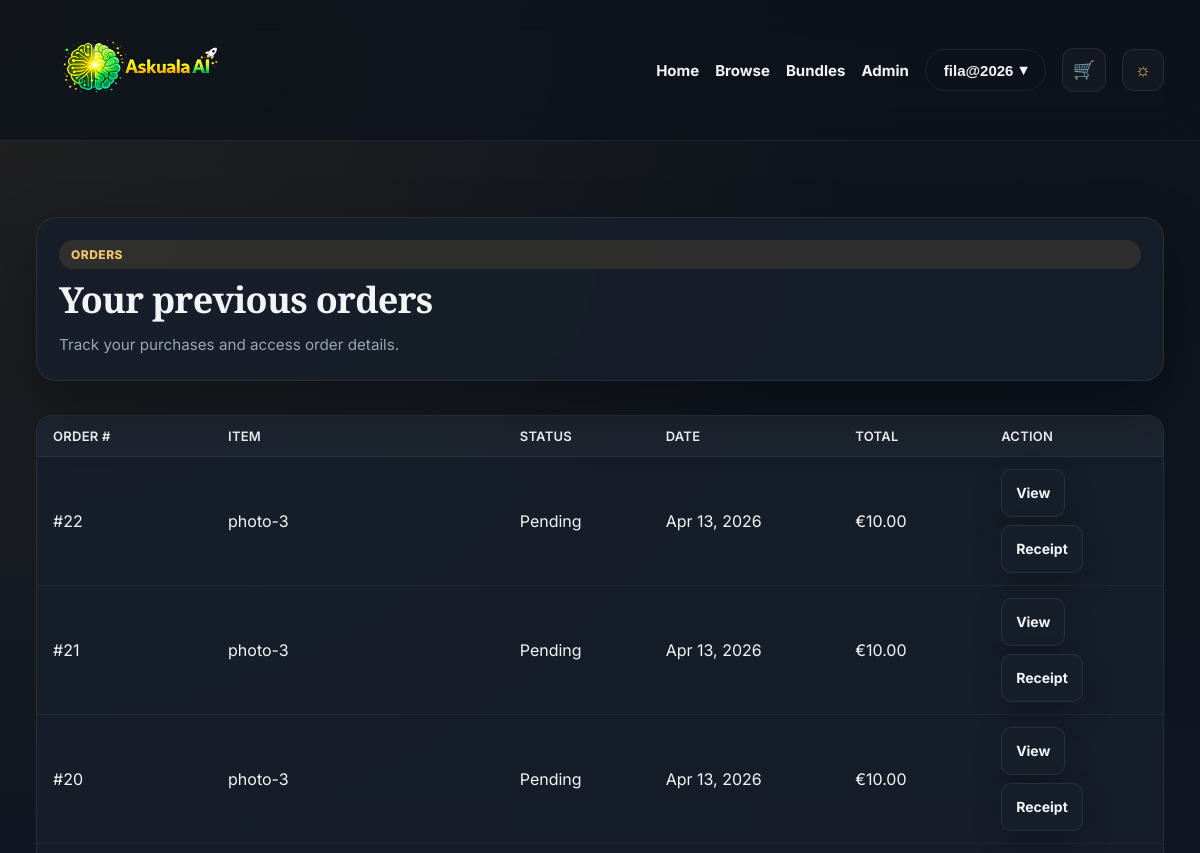
Page /payments/orders/ (signed in, upper part) on the earlier database version.
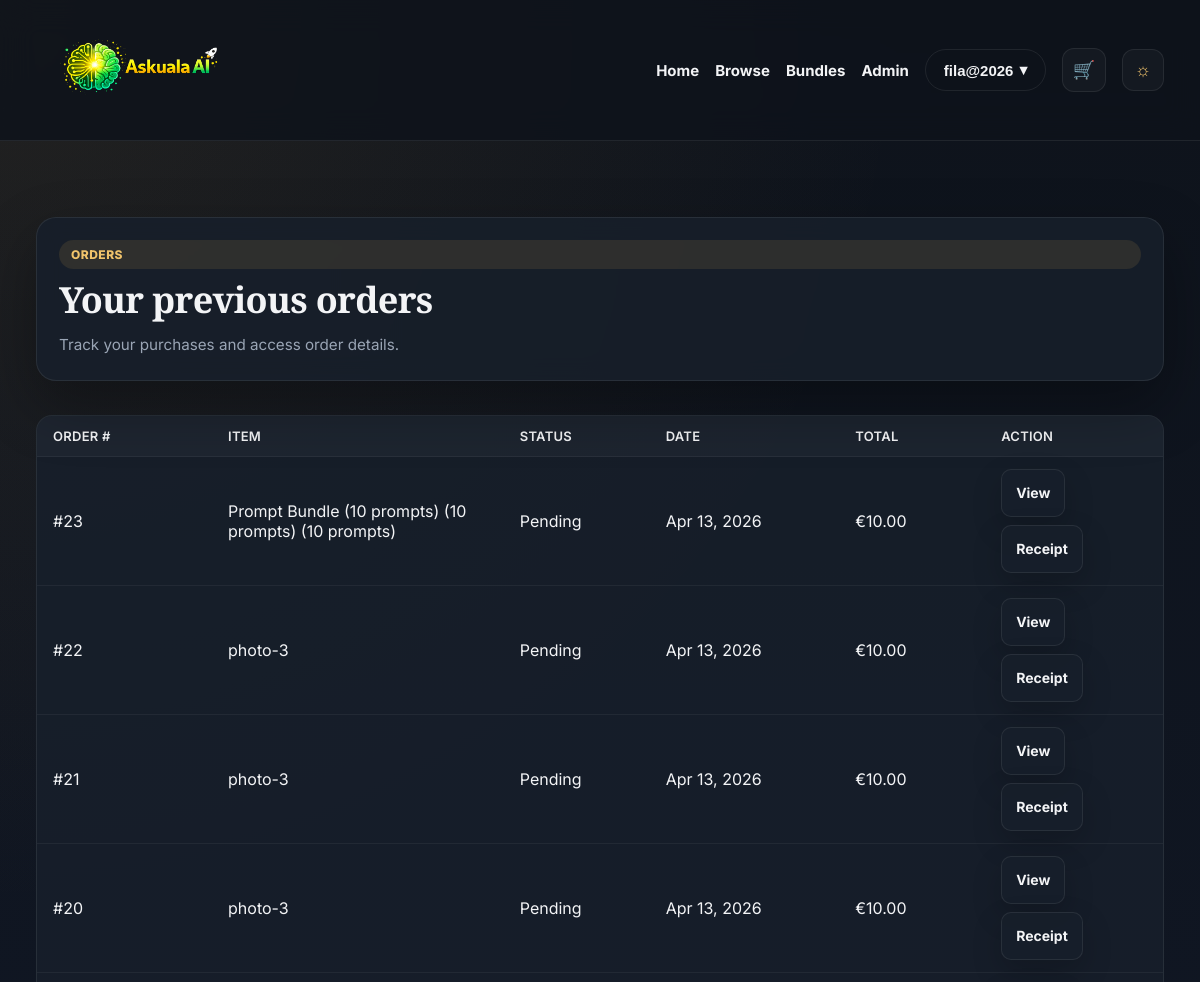
Same page on the later database version.
### payments/models.py (models this page shows, shortened)
class Order(models.Model):
    STATUS_CHOICES = [
        ('pending', 'Pending'),
        ('paid', 'Paid'),
        ('failed', 'Failed'),
        ('cancelled', 'Cancelled'),
    ]
    user = models.ForeignKey(settings.AUTH_USER_MODEL, on_delete=models.CASCADE, related_name='orders')
    product = models.ForeignKey('shop.Product', on_delete=models.PROTECT, related_name='orders', null=True, blank=True)
    bundle_label = models.CharField(max_length=150, blank=True)
    bundle_count = models.PositiveIntegerField(null=True, blank=True)
    price_snapshot = models.DecimalField(max_digits=8, decimal_places=2)
    status = models.CharField(max_length=20, choices=STATUS_CHOICES, default='pending')
    created_at = models.DateTimeField(auto_now_add=True)
    stripe_session_id = models.CharField(max_length=255, blank=True)
    class Meta:
        ordering = ['-created_at']

### shop/models.py (models this page shows, shortened)
class Product(models.Model):
    title = models.CharField(max_length=200)
    image_url = models.URLField(blank=True, null=True)
    slug = models.SlugField(unique=True)
    description = models.TextField()
    price = models.DecimalField(max_digits=6, decimal_places=2)
    is_active = models.BooleanField(default=True)
    created_at = models.DateTimeField(auto_now_add=True)

### payments/views.py (the view)
# urls.py: path('orders/', order_list, name='order_list'),
@login_required
def order_list(request):
    orders = Order.objects.filter(user=request.user).order_by('-created_at')
    return render(request, 'payments/order_list.html', {'orders': orders})

### home/templatetags/nav_extras.py (called while the page is built)
@register.filter
def starts_with(value, arg):
    try:
        return str(value).startswith(str(arg))
    except Exception:
        return False

### shop/context_processors.py (called while the page is built)
def cart_count(request):
    cart = request.session.get('cart', {})
    count = sum(item.get('quantity', 0) for item in cart.values())
    return {
        'cart_count': count,
    }

### templates/payments/order_list.html (shortened to what this page needs)
{% extends "base.html" %}
{% block content %}
<section class="section">
    <div class="card-soft page-intro-card">
        <span class="badge accent">Orders</span>
        <h1>Your previous orders</h1>
        <p class="muted">Track your purchases and access order details.</p>
    </div>
</section>
<section class="section">
    {% if orders %}
        <div class="table-shell">
            <div class="table-row table-head">
                <div>Order #</div>
                <div>Item</div>
                <div>Status</div>
                <div>Date</div>
                <div>Total</div>
                <div>Action</div>
            </div>
            {% for order in orders %}
                <div class="table-row">
                    <div>#{{ order.pk }}</div>
                    <div>
                        {% if order.product %}
                            {{ order.product.title }}
                        {% else %}
                            {{ order.bundle_label|default:"Prompt Bundle" }}
                            {% if order.bundle_count %} ({{ order.bundle_count }} prompts){% endif %}
                        {% endif %}
                    </div>
                    <div>{{ order.get_status_display }}</div>
                    <div>{{ order.created_at|date:"M d, Y" }}</div>
                    <div>€{{ order.price_snapshot }}</div>
                    <div class="order-actions">
                        <a class="btn-secondary btn-small" href="{% url 'order_detail' order.pk %}">View</a>
                        <a class="btn-secondary btn-small" href="{% url 'order_receipt' order.pk %}">Receipt</a>
                    </div>
                </div>
            {% endfor %}
        </div>
    {% endif %}
</section>
{% endblock %}

Differences in the rows shown:
added Order: pk "23", bundle_label "Prompt Bundle (10 prompts) (10 prompts)", bundle_count "10", status "Pending", created_at "Apr 13, 2026", price_snapshot "10.00"
